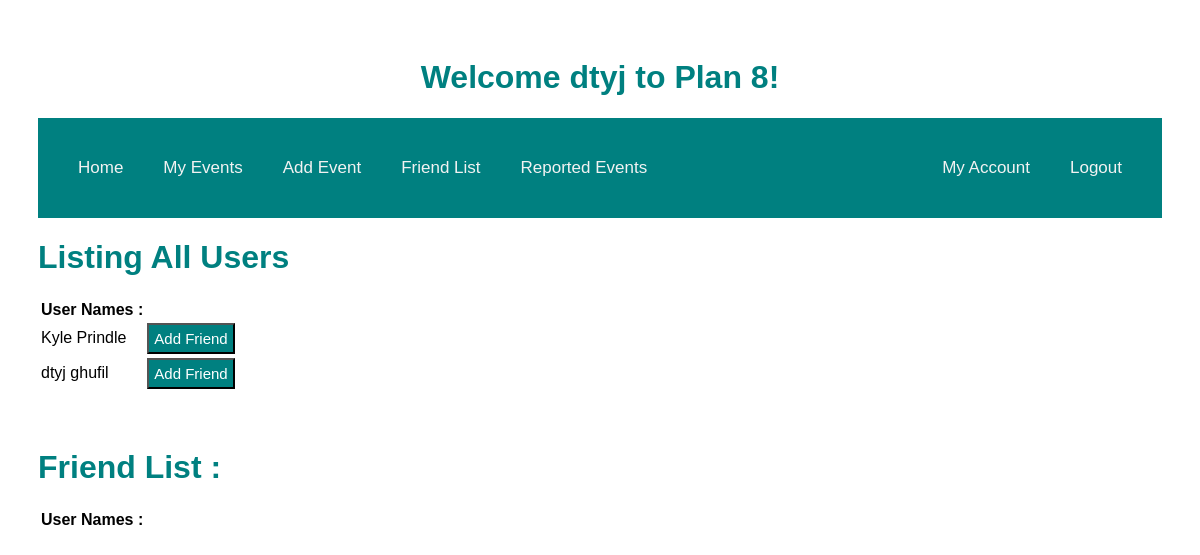
The app's page /events/friends (signed in), older data.
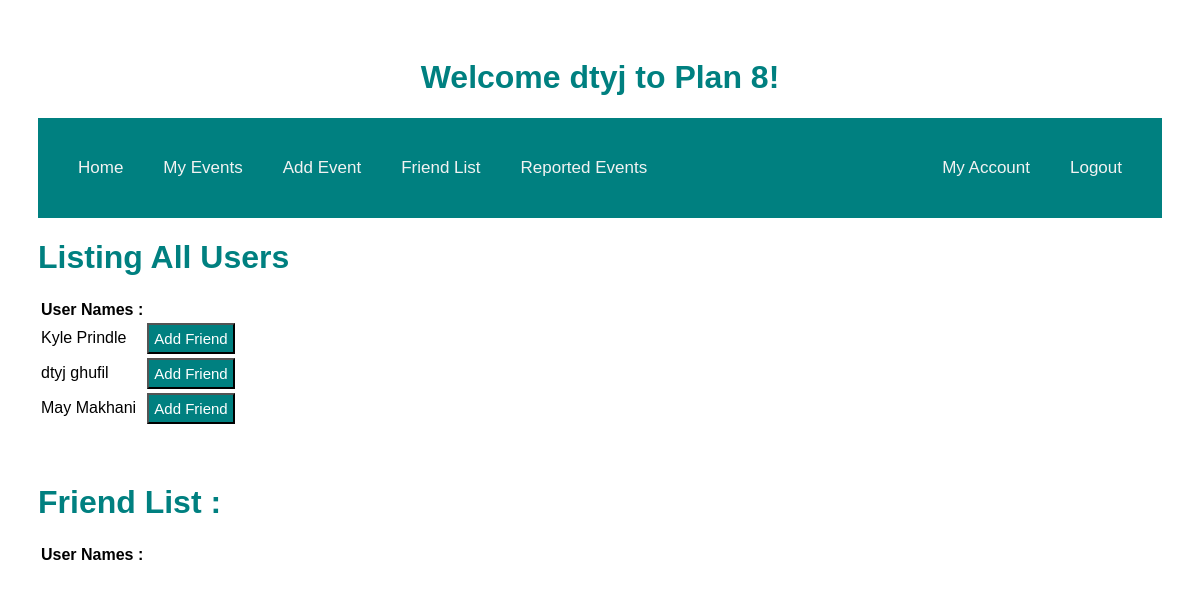
The same page, newer data.
### models.py (models this page shows, shortened)
class User(db.Model):
    id = db.Column("id", db.Integer, primary_key=True)
    first_name = db.Column("first_name", db.String(100))
    last_name = db.Column("last_name", db.String(100))
    email = db.Column("email", db.String(100))
    password = db.Column(db.String(255), nullable=False)
    registered_on = db.Column(db.DateTime, nullable=False)
    events = db.relationship("Event", backref="user", lazy=True)
    comments = db.relationship("Comment", backref="user", lazy=True)

### main.py (the view)
@app.route('/events/friends')
def get_friends():
    if session.get('user'):
        users = db.session.query(User).all()
        my_friends = db.session.query(Friendship).filter_by(user_id = session['user_id']).all()
        return render_template('friends.html', users=users, user=session['user'],friends=my_friends )
    else:
        return redirect(url_for('login'))

### templates/friends.html (shortened to what this page needs)
<!DOCTYPE html>
<html lang="en">
    <head>
        <link rel="stylesheet" href="{{ url_for('static', filename='main.css') }}">
    </head>
    <body>
     <h1 class="middle">Welcome {{user}} to Plan 8!</h1>
     <div class="topnav">
    <nav>
            <a href="{{ url_for('home')}}" class="left"> Home </a>
            <a href="/events" class="left"> My Events </a>
            <a href="{{url_for('new_event')}}" class="left"> Add Event</a>
            <a href="{{url_for('get_friends')}}" class="left"> Friend List</a>
            <a href="{{url_for('get_reports')}}" class="left"> Reported Events </a>
            <a href="{{ url_for('logout')}}" class="right">Logout</a>
            <a href="{{url_for('get_account')}}" class="right"> My Account</a>
        </nav>
     </div>
    <table class="friendlist">
        <h1>Listing All Users</h1>
            <tr>
                <th>User Names :</th>
            </tr>
            {% for user in users %}
            <tr>
                <td>{{user.first_name + " "}}{{user.last_name}}</td>
                <td>
                    <form action = "{{ url_for('friend_add', friend_id=user.id) }}" method="post">
                        <input type="submit" value="Add Friend">
                    </form>
                </td>
            </tr>
            {% endfor %}
        </table>
     <br><br>
    <table class="friendlist">
        <h1> Friend List :</h1>
        <tr>
            <th>User Names : </th>
        </tr>
    </table>
    </body>
</html>

Row changes from the older to the newer data that the page shows:
added User: first_name "May", last_name "Makhani"
